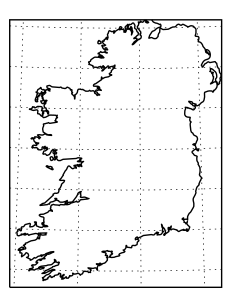

Recreate this plot in Python.
import matplotlib.pyplot as plt
import cartopy.crs as ccrs

plt.figure(figsize=(2.4323374137753486, 3))
ax = plt.axes(projection=ccrs.OSNI())
ax.coastlines(resolution='10m')
ax.gridlines()
